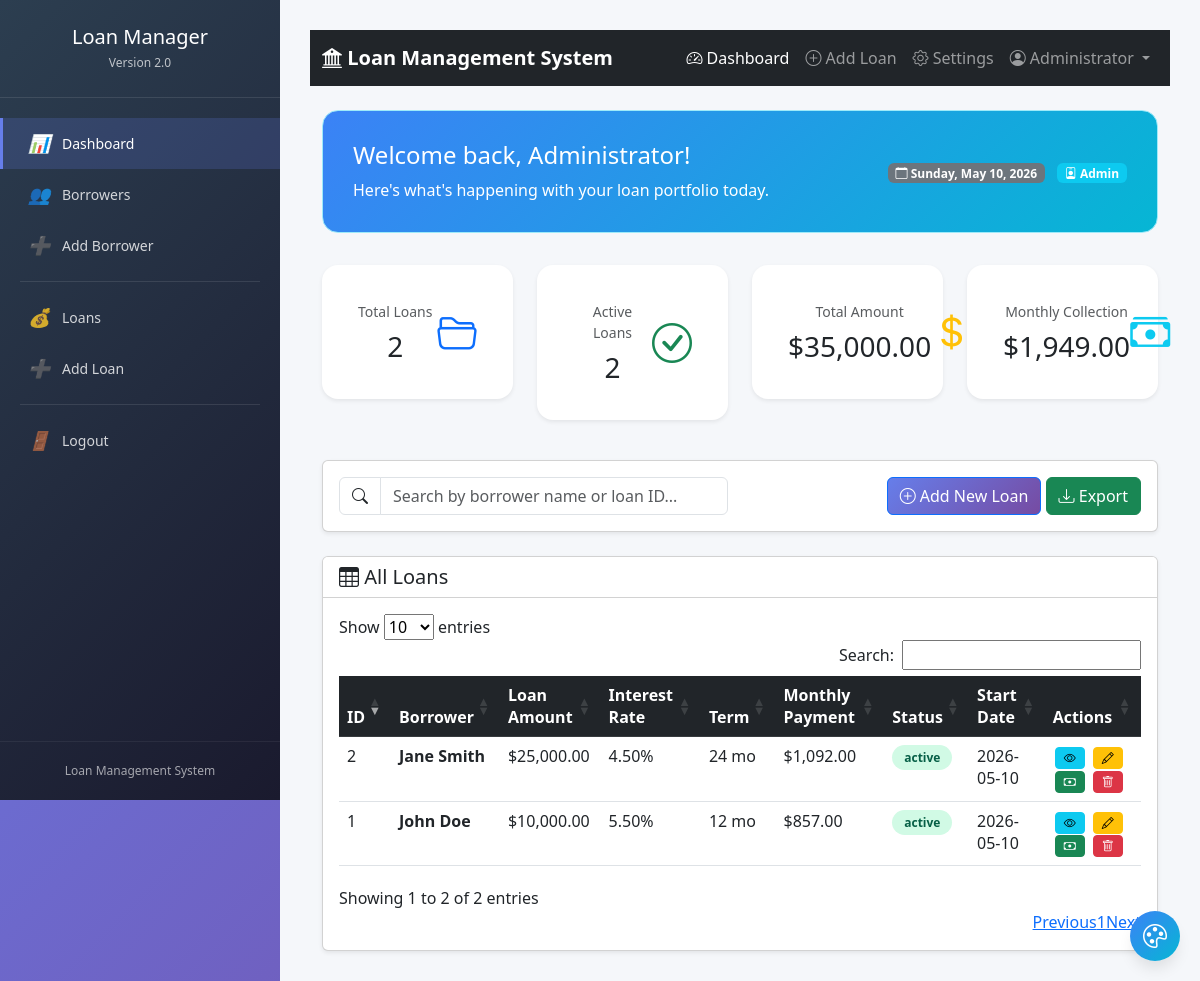
/dashboard.php (signed in), run on the app's committed database.
### tables this page shows
CREATE TABLE IF NOT EXISTS loans (
    id INT AUTO_INCREMENT PRIMARY KEY,
    user_id INT NOT NULL,
    borrower_name VARCHAR(100) NOT NULL,
    loan_amount DECIMAL(10,2) NOT NULL,
    interest_rate DECIMAL(5,2) NOT NULL,
    loan_term INT NOT NULL COMMENT 'in months',
    loan_type ENUM('add_on', 'flat') DEFAULT 'add_on',
    monthly_payment DECIMAL(10,2),
    status ENUM('active', 'paid', 'defaulted') DEFAULT 'active',
    start_date DATE NOT NULL,
    due_date DATE,
    created_by INT,
    created_at TIMESTAMP DEFAULT CURRENT_TIMESTAMP,
    updated_at TIMESTAMP DEFAULT CURRENT_TIMESTAMP ON UPDATE CURRENT_TIMESTAMP,
    FOREIGN KEY (user_id) REFERENCES users(id) ON DELETE CASCADE,
    FOREIGN KEY (created_by) REFERENCES users(id),
    INDEX idx_user_id (user_id),
    INDEX idx_status (status)
);

### config/Auth.php (called while the page is built, shortened)
<?php
class Auth {
    public static function getUserRole() {
        return $_SESSION['role'] ?? null;
    }
    public static function getFullName() {
        return $_SESSION['full_name'] ?? null;
    }
}
?>

### core/Autoloader.php (called while the page is built, shortened)
<?php
class Autoloader {
    private static $baseDir = null;
    public static function register() {
        self::$baseDir = dirname(__DIR__) . '/';
    }
    public static function load($className) {
        $className = ltrim($className, '\\');
        $filePath = '';
        $lastNsPos = strrpos($className, '\\');
        if ($lastNsPos !== false) {
            $namespace = substr($className, 0, $lastNsPos);
            $className = substr($className, $lastNsPos + 1);
            $filePath = str_replace('\\', DIRECTORY_SEPARATOR, $namespace) . DIRECTORY_SEPARATOR;
        }
        $filePath .= str_replace('_', DIRECTORY_SEPARATOR, $className) . '.php';
        $fullPath = self::$baseDir . $filePath;
        return false;
    }
}
?>

### core/Model.php (called while the page is built, shortened)
<?php
abstract class Model {
    protected $db;
    protected $table;
    public function __construct() {
        $database = new \Config\Database();
        $this->db = $database->getConnection();
    }
    public function findAll($orderBy = 'created_at DESC') {
        $query = "SELECT * FROM {$this->table} ORDER BY {$orderBy}";
        $stmt = $this->db->prepare($query);
        $stmt->execute();
        return $stmt->fetchAll(PDO::FETCH_ASSOC);
    }
    public function count($conditions = '', $params = []) {
        $query = "SELECT COUNT(*) as count FROM {$this->table}";
        if($conditions) {
            $query .= " WHERE {$conditions}";
        }
        $stmt = $this->db->prepare($query);
        $stmt->execute($params);
        $result = $stmt->fetch(PDO::FETCH_ASSOC);
        return $result['count'];
    }
}
?>

### config/database.php (called while the page is built, shortened)
<?php
class Database {
    private $host = "localhost";
    private $db_name = "JJloan_APP";
    private $username = "root";
    private $password = "";
    public function getConnection() {
        $this->conn = null;
        try {
            $this->conn = new PDO(
                "mysql:host=" . $this->host . ";dbname=" . $this->db_name,
                $this->username,
                $this->password
            );
            $this->conn->setAttribute(PDO::ATTR_ERRMODE, PDO::ERRMODE_EXCEPTION);
            $this->conn->exec("set names utf8");
        } catch(PDOException $exception) {
            error_log("Connection error: " . $exception->getMessage());
            throw new \Exception("Database connection failed");
        }
        return $this->conn;
    }
}
?>

### models/Loan.php (called while the page is built, shortened)
<?php
class Loan extends Model {
    protected $table = 'loans';
    public function getStatistics() {
        $totalLoans = $this->count();
        $activeLoans = $this->count("status = :status", [':status' => self::STATUS_ACTIVE]);
        $query = "SELECT SUM(loan_amount) as total_amount FROM {$this->table}";
        $stmt = $this->db->prepare($query);
        $stmt->execute();
        $totalAmount = $stmt->fetch(\PDO::FETCH_ASSOC)['total_amount'] ?? 0;
        $query = "SELECT SUM(monthly_payment) as total_monthly_payment FROM {$this->table} WHERE status = :status";
        $stmt = $this->db->prepare($query);
        $stmt->execute([':status' => self::STATUS_ACTIVE]);
        $totalMonthlyPayment = $stmt->fetch(\PDO::FETCH_ASSOC)['total_monthly_payment'] ?? 0;
        return [
            'total_loans' => (int)$totalLoans,
            'active_loans' => (int)$activeLoans,
            'total_amount' => (float)$totalAmount,
            'total_monthly_payment' => (float)$totalMonthlyPayment
        ];
    }
}
?>

### dashboard.php (the view, shortened to what this page needs)
<?php
require_once __DIR__ . '/core/Autoloader.php';
include_once 'sidebar.php';
$userRole = Auth::getUserRole();
$userName = Auth::getFullName();
$loanModel = new Loan();
if ($userRole === 'admin') {
    $statistics = $loanModel->getStatistics();
    $recentLoans = $loanModel->findAll('created_at DESC LIMIT 10');
}
?>
<!DOCTYPE html>
<html lang="en">
<head>
    <link href="https://cdn.jsdelivr.net/npm/bootstrap@5.3.0/dist/css/bootstrap.min.css" rel="stylesheet">
    <link rel="stylesheet" href="https://cdn.jsdelivr.net/npm/bootstrap-icons@1.11.0/font/bootstrap-icons.css">
    <link href="https://cdn.datatables.net/1.13.6/css/dataTables.bootstrap5.min.css" rel="stylesheet">
    <link rel="stylesheet" href="assets/css/themes.css">
</head>
<body>
    <nav class="navbar navbar-expand-lg navbar-dark bg-dark">
        <div class="container">
            <a class="navbar-brand" href="dashboard.php">
                <i class="bi bi-bank2"></i> Loan Management System
            </a>
            <div class="collapse navbar-collapse" id="navbarNav">
                <ul class="navbar-nav ms-auto">
                    <li class="nav-item">
                        <a class="nav-link active" href="dashboard.php">
                            <i class="bi bi-speedometer2"></i> Dashboard
                        </a>
                    </li>
                    <li class="nav-item">
                        <a class="nav-link" href="#" onclick="showAddLoanModal()">
                            <i class="bi bi-plus-circle"></i> Add Loan
                        </a>
                    </li>
                    <?php if ($userRole === 'admin'): ?>
                    <li class="nav-item">
                        <a class="nav-link" href="settings.php">
                            <i class="bi bi-gear"></i> Settings
                        </a>
                    </li>
                    <?php endif; ?>
                    <li class="nav-item dropdown">
                        <a class="nav-link dropdown-toggle" href="#" role="button" data-bs-toggle="dropdown">
                            <i class="bi bi-person-circle"></i> <?php echo htmlspecialchars($userName); ?>
                        </a>
                    </li>
                </ul>
            </div>
        </div>
    </nav>
    <div class="container mt-4">
        <div class="alert alert-info welcome-section">
            <div class="row align-items-center">
                <div class="col-md-8">
                    <h4>Welcome back, <?php echo htmlspecialchars($userName); ?>!</h4>
                    <p class="mb-0">Here's what's happening with your loan portfolio today.</p>
                </div>
                <div class="col-md-4 text-md-end">
                    <span class="badge bg-secondary">
                        <i class="bi bi-calendar"></i> <?php echo date('l, F j, Y'); ?>
                    </span>
                    <span class="badge bg-info ms-2">
                        <i class="bi bi-person-badge"></i> <?php echo ucfirst($userRole); ?>
                    </span>
                </div>
            </div>
        </div>
        <div class="row mb-4" id="statsGrid">
            <div class="col-md-3 col-sm-6 mb-3">
                <div class="card stat-card shadow-sm">
                    <div class="card-body">
                        <div class="d-flex justify-content-between align-items-center">
                            <div>
                                <div class="text-muted small">Total Loans</div>
                                <h3 class="mt-2 mb-0" id="totalLoans"><?php echo $statistics['total_loans']; ?></h3>
                            </div>
                            <i class="bi bi-folder2-open fs-1 text-primary"></i>
                        </div>
                    </div>
                </div>
            </div>
            <div class="col-md-3 col-sm-6 mb-3">
                <div class="card stat-card shadow-sm">
                    <div class="card-body">
                        <div class="d-flex justify-content-between align-items-center">
                            <div>
                                <div class="text-muted small">Active Loans</div>
                                <h3 class="mt-2 mb-0" id="activeLoans"><?php echo $statistics['active_loans']; ?></h3>
                            </div>
                            <i class="bi bi-check-circle fs-1 text-success"></i>
                        </div>
                    </div>
                </div>
            </div>
            <div class="col-md-3 col-sm-6 mb-3">
                <div class="card stat-card shadow-sm">
                    <div class="card-body">
                        <div class="d-flex justify-content-between align-items-center">
                            <div>
                                <div class="text-muted small">Total Amount</div>
                                <h3 class="mt-2 mb-0" id="totalAmount">$<?php echo number_format($statistics['total_amount'], 2); ?></h3>
                            </div>
                            <i class="bi bi-currency-dollar fs-1 text-warning"></i>
                        </div>
                    </div>
                </div>
            </div>
            <div class="col-md-3 col-sm-6 mb-3">
                <div class="card stat-card shadow-sm">
                    <div class="card-body">
                        <div class="d-flex justify-content-between align-items-center">
                            <div>
                                <div class="text-muted small">Monthly Collection</div>
                                <h3 class="mt-2 mb-0" id="monthlyCollection">$<?php echo number_format($statistics['total_monthly_payment'], 2); ?></h3>
                            </div>
                            <i class="bi bi-cash-stack fs-1 text-info"></i>
                        </div>
                    </div>
                </div>
            </div>
        </div>
        <div class="card shadow-sm mb-4">
            <div class="card-body">
                <div class="row">
                    <div class="col-md-6">
                        <div class="input-group">
                            <span class="input-group-text bg-transparent">
                                <i class="bi bi-search"></i>
                            </span>
                            <input type="text" id="searchInput" class="form-control"
                                   placeholder="Search by borrower name or loan ID...">
                        </div>
                    </div>
                    <div class="col-md-6 text-md-end mt-3 mt-md-0">
                        <button class="btn btn-primary" onclick="showAddLoanModal()">
                            <i class="bi bi-plus-circle"></i> Add New Loan
                        </button>
                        <button class="btn btn-success" onclick="exportToCSV()">
                            <i class="bi bi-download"></i> Export
                        </button>
                    </div>
                </div>
            </div>
        </div>
        <div class="card shadow-sm">
            <div class="card-header bg-white">
                <h5 class="mb-0"><i class="bi bi-table"></i> All Loans</h5>
            </div>
            <div class="card-body">
                <div class="table-responsive">
                    <table id="loansTable" class="table table-hover">
                        <thead class="table-dark">
                            <tr>
                                <th>ID</th>
                                <th>Borrower</th>
                                <th>Loan Amount</th>
                                <th>Interest Rate</th>
                                <th>Term</th>
                                <th>Monthly Payment</th>
                                <th>Status</th>
                                <th>Start Date</th>
                                <th>Actions</th>
                            </tr>
                        </thead>
                        <tbody>
                            <?php foreach($recentLoans as $loan): ?>
                            <tr>
                                <td><?php echo $loan['id']; ?></td>
                                <td><strong><?php echo htmlspecialchars($loan['borrower_name']); ?></strong></td>
                                <td>$<?php echo number_format($loan['loan_amount'], 2); ?></td>
                                <td><?php echo $loan['interest_rate']; ?>%</td>
                                <td><?php echo $loan['loan_term']; ?> mo</td>
                                <td>$<?php echo number_format($loan['monthly_payment'], 2); ?></td>
                                <td><span class="status-badge status-<?php echo $loan['status']; ?>"><?php echo $loan['status']; ?></span></td>
                                <td><?php echo $loan['start_date']; ?></td>
                                <td class="action-buttons">
                                    <button class="btn btn-sm btn-info" onclick="viewLoan(<?php echo $loan['id']; ?>)">
                                        <i class="bi bi-eye"></i>
                                    </button>
                                    <button class="btn btn-sm btn-warning" onclick="editLoan(<?php echo $loan['id']; ?>)">
                                        <i class="bi bi-pencil"></i>
                                    </button>
                                    <button class="btn btn-sm btn-success" onclick="recordPayment(<?php echo $loan['id']; ?>)">
                                        <i class="bi bi-cash"></i>
                                    </button>
                                    <button class="btn btn-sm btn-danger" onclick="deleteLoan(<?php echo $loan['id']; ?>)">
                                        <i class="bi bi-trash"></i>
                                    </button>
                                </td>
                            </tr>
                            <?php endforeach; ?>
                        </tbody>
                    </table>
                </div>
            </div>
        </div>
    </div>
</body>
</html>

### data on the page
loans: id "1", borrower_name "John Doe", loan_amount "10,000.00", interest_rate "5.50", loan_term "12", monthly_payment "857.00", status "active", start_date "2026-05-10"
loans: id "2", borrower_name "Jane Smith", loan_amount "25,000.00", interest_rate "4.50", loan_term "24", monthly_payment "1,092.00", status "active", start_date "2026-05-10"

### other printed values
$userName "Administrator"
$userRole "Admin"
$statistics['total_loans'] "2"
$statistics['active_loans'] "2"
$statistics['total_amount'] "35,000.00"
$statistics['total_monthly_payment'] "1,949.00"
